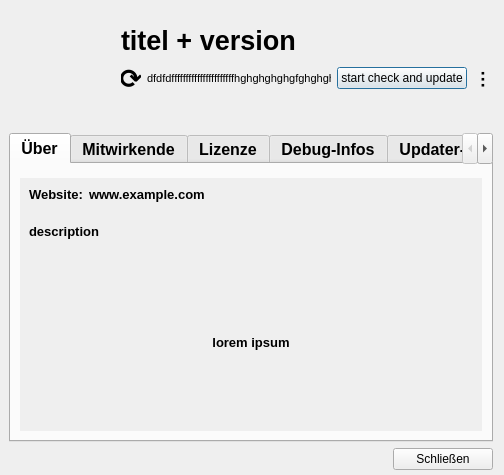
<?xml version="1.0" encoding="UTF-8"?>
<ui version="4.0">
 <class>DialogUeber</class>
 <widget class="QDialog" name="DialogUeber">
  <property name="geometry">
   <rect>
    <x>0</x>
    <y>0</y>
    <width>504</width>
    <height>475</height>
   </rect>
  </property>
  <property name="minimumSize">
   <size>
    <width>400</width>
    <height>250</height>
   </size>
  </property>
  <property name="maximumSize">
   <size>
    <width>9999</width>
    <height>9999</height>
   </size>
  </property>
  <property name="windowTitle">
   <string/>
  </property>
  <property name="styleSheet">
   <string notr="true">/*QDialog{
background-color: qlineargradient(spread:pad, x1:0, y1:0, x2:1, y2:0.523, stop:0 rgba(134, 255, 242, 255), stop:0.803822 rgba(255, 255, 255, 255));
}*/</string>
  </property>
  <layout class="QGridLayout" name="gridLayout_5">
   <property name="leftMargin">
    <number>9</number>
   </property>
   <property name="bottomMargin">
    <number>5</number>
   </property>
   <item row="1" column="0" colspan="2">
    <layout class="QHBoxLayout" name="horizontalLayout_4">
     <item>
      <layout class="QVBoxLayout" name="verticalLayout_5">
       <item>
        <spacer name="verticalSpacer_10">
         <property name="orientation">
          <enum>Qt::Orientation::Vertical</enum>
         </property>
         <property name="sizeType">
          <enum>QSizePolicy::Policy::Preferred</enum>
         </property>
         <property name="sizeHint" stdset="0">
          <size>
           <width>0</width>
           <height>0</height>
          </size>
         </property>
        </spacer>
       </item>
       <item>
        <widget class="QLabel" name="label_icon">
         <property name="sizePolicy">
          <sizepolicy hsizetype="Fixed" vsizetype="Fixed">
           <horstretch>0</horstretch>
           <verstretch>0</verstretch>
          </sizepolicy>
         </property>
         <property name="minimumSize">
          <size>
           <width>96</width>
           <height>96</height>
          </size>
         </property>
         <property name="text">
          <string/>
         </property>
         <property name="scaledContents">
          <bool>true</bool>
         </property>
         <property name="alignment">
          <set>Qt::AlignmentFlag::AlignCenter</set>
         </property>
        </widget>
       </item>
       <item>
        <spacer name="verticalSpacer_12">
         <property name="orientation">
          <enum>Qt::Orientation::Vertical</enum>
         </property>
         <property name="sizeType">
          <enum>QSizePolicy::Policy::Preferred</enum>
         </property>
         <property name="sizeHint" stdset="0">
          <size>
           <width>20</width>
           <height>0</height>
          </size>
         </property>
        </spacer>
       </item>
      </layout>
     </item>
     <item>
      <spacer name="horizontalSpacer_6">
       <property name="orientation">
        <enum>Qt::Orientation::Horizontal</enum>
       </property>
       <property name="sizeType">
        <enum>QSizePolicy::Policy::Fixed</enum>
       </property>
       <property name="sizeHint" stdset="0">
        <size>
         <width>10</width>
         <height>20</height>
        </size>
       </property>
      </spacer>
     </item>
     <item>
      <layout class="QVBoxLayout" name="verticalLayout">
       <item>
        <spacer name="verticalSpacer_11">
         <property name="orientation">
          <enum>Qt::Orientation::Vertical</enum>
         </property>
         <property name="sizeType">
          <enum>QSizePolicy::Policy::Preferred</enum>
         </property>
         <property name="sizeHint" stdset="0">
          <size>
           <width>20</width>
           <height>0</height>
          </size>
         </property>
        </spacer>
       </item>
       <item>
        <widget class="QLabel" name="labelTitel">
         <property name="sizePolicy">
          <sizepolicy hsizetype="Preferred" vsizetype="Fixed">
           <horstretch>0</horstretch>
           <verstretch>0</verstretch>
          </sizepolicy>
         </property>
         <property name="font">
          <font>
           <pointsize>20</pointsize>
           <bold>true</bold>
          </font>
         </property>
         <property name="text">
          <string>titel + version</string>
         </property>
        </widget>
       </item>
       <item>
        <layout class="QHBoxLayout" name="horizontalLayout">
         <item>
          <widget class="QLabel" name="labelIi">
           <property name="sizePolicy">
            <sizepolicy hsizetype="Preferred" vsizetype="Preferred">
             <horstretch>0</horstretch>
             <verstretch>0</verstretch>
            </sizepolicy>
           </property>
           <property name="minimumSize">
            <size>
             <width>0</width>
             <height>0</height>
            </size>
           </property>
           <property name="maximumSize">
            <size>
             <width>20</width>
             <height>20</height>
            </size>
           </property>
           <property name="font">
            <font>
             <pointsize>20</pointsize>
             <bold>true</bold>
            </font>
           </property>
           <property name="text">
            <string>⟳</string>
           </property>
           <property name="scaledContents">
            <bool>false</bool>
           </property>
           <property name="alignment">
            <set>Qt::AlignmentFlag::AlignCenter</set>
           </property>
          </widget>
         </item>
         <item>
          <widget class="QLabel" name="labelUpdateStatus">
           <property name="sizePolicy">
            <sizepolicy hsizetype="Preferred" vsizetype="Preferred">
             <horstretch>0</horstretch>
             <verstretch>0</verstretch>
            </sizepolicy>
           </property>
           <property name="minimumSize">
            <size>
             <width>0</width>
             <height>0</height>
            </size>
           </property>
           <property name="font">
            <font>
             <pointsize>8</pointsize>
             <bold>false</bold>
            </font>
           </property>
           <property name="text">
            <string>dfdfdffffffffffffffffffffffhghghghghgfghghghghhgh</string>
           </property>
           <property name="wordWrap">
            <bool>true</bool>
           </property>
          </widget>
         </item>
         <item>
          <widget class="QPushButton" name="pushButtonUpdaterButton">
           <property name="sizePolicy">
            <sizepolicy hsizetype="Maximum" vsizetype="Fixed">
             <horstretch>0</horstretch>
             <verstretch>0</verstretch>
            </sizepolicy>
           </property>
           <property name="font">
            <font>
             <pointsize>9</pointsize>
            </font>
           </property>
           <property name="styleSheet">
            <string notr="true"/>
           </property>
           <property name="text">
            <string>start check and update</string>
           </property>
          </widget>
         </item>
         <item>
          <widget class="QPushButton" name="pushButtonMenueAutoUpdate">
           <property name="sizePolicy">
            <sizepolicy hsizetype="Fixed" vsizetype="Fixed">
             <horstretch>0</horstretch>
             <verstretch>0</verstretch>
            </sizepolicy>
           </property>
           <property name="minimumSize">
            <size>
             <width>20</width>
             <height>0</height>
            </size>
           </property>
           <property name="font">
            <font>
             <pointsize>16</pointsize>
             <bold>true</bold>
            </font>
           </property>
           <property name="styleSheet">
            <string notr="true">QPushButton {
    border: none;                  /* keine Umrandung */
    background-color: transparent; /* standardmäßig unsichtbar */
}

QPushButton:hover {
    background-color: palette(button);     /* hellblau beim Hover */
}</string>
           </property>
           <property name="text">
            <string>⫶</string>
           </property>
           <property name="flat">
            <bool>false</bool>
           </property>
          </widget>
         </item>
         <item>
          <spacer name="horizontalSpacer">
           <property name="orientation">
            <enum>Qt::Orientation::Horizontal</enum>
           </property>
           <property name="sizeType">
            <enum>QSizePolicy::Policy::Preferred</enum>
           </property>
           <property name="sizeHint" stdset="0">
            <size>
             <width>0</width>
             <height>20</height>
            </size>
           </property>
          </spacer>
         </item>
         <item>
          <spacer name="horizontalSpacer_5">
           <property name="orientation">
            <enum>Qt::Orientation::Horizontal</enum>
           </property>
           <property name="sizeType">
            <enum>QSizePolicy::Policy::Preferred</enum>
           </property>
           <property name="sizeHint" stdset="0">
            <size>
             <width>0</width>
             <height>20</height>
            </size>
           </property>
          </spacer>
         </item>
         <item>
          <spacer name="horizontalSpacer_3">
           <property name="orientation">
            <enum>Qt::Orientation::Horizontal</enum>
           </property>
           <property name="sizeType">
            <enum>QSizePolicy::Policy::Preferred</enum>
           </property>
           <property name="sizeHint" stdset="0">
            <size>
             <width>0</width>
             <height>20</height>
            </size>
           </property>
          </spacer>
         </item>
        </layout>
       </item>
       <item>
        <spacer name="horizontalSpacer_4">
         <property name="orientation">
          <enum>Qt::Orientation::Horizontal</enum>
         </property>
         <property name="sizeHint" stdset="0">
          <size>
           <width>40</width>
           <height>20</height>
          </size>
         </property>
        </spacer>
       </item>
       <item>
        <spacer name="verticalSpacer_5">
         <property name="orientation">
          <enum>Qt::Orientation::Vertical</enum>
         </property>
         <property name="sizeType">
          <enum>QSizePolicy::Policy::Preferred</enum>
         </property>
         <property name="sizeHint" stdset="0">
          <size>
           <width>20</width>
           <height>0</height>
          </size>
         </property>
        </spacer>
       </item>
      </layout>
     </item>
    </layout>
   </item>
   <item row="3" column="0" colspan="2">
    <widget class="QTabWidget" name="tabWidget">
     <property name="font">
      <font>
       <pointsize>12</pointsize>
       <bold>true</bold>
      </font>
     </property>
     <property name="styleSheet">
      <string notr="true"/>
     </property>
     <property name="currentIndex">
      <number>0</number>
     </property>
     <widget class="QWidget" name="tab_ueberhh">
      <attribute name="title">
       <string>Über</string>
      </attribute>
      <layout class="QGridLayout" name="gridLayout_6">
       <item row="1" column="0">
        <widget class="QScrollArea" name="scrollArea_2">
         <property name="styleSheet">
          <string notr="true"/>
         </property>
         <property name="frameShape">
          <enum>QFrame::Shape::NoFrame</enum>
         </property>
         <property name="lineWidth">
          <number>0</number>
         </property>
         <property name="widgetResizable">
          <bool>true</bool>
         </property>
         <widget class="QWidget" name="scrollAreaWidgetContents_2">
          <property name="geometry">
           <rect>
            <x>0</x>
            <y>0</y>
            <width>450</width>
            <height>240</height>
           </rect>
          </property>
          <property name="styleSheet">
           <string notr="true"/>
          </property>
          <layout class="QGridLayout" name="gridLayout_7">
           <property name="leftMargin">
            <number>0</number>
           </property>
           <property name="topMargin">
            <number>0</number>
           </property>
           <property name="rightMargin">
            <number>0</number>
           </property>
           <property name="bottomMargin">
            <number>0</number>
           </property>
           <item row="0" column="0">
            <widget class="QFrame" name="frameueberborder1">
             <property name="minimumSize">
              <size>
               <width>400</width>
               <height>240</height>
              </size>
             </property>
             <property name="styleSheet">
              <string notr="true"/>
             </property>
             <layout class="QFormLayout" name="formLayout_2">
              <property name="bottomMargin">
               <number>0</number>
              </property>
              <item row="3" column="0" colspan="2">
               <spacer name="verticalSpacer_9">
                <property name="orientation">
                 <enum>Qt::Orientation::Vertical</enum>
                </property>
                <property name="sizeHint" stdset="0">
                 <size>
                  <width>20</width>
                  <height>0</height>
                 </size>
                </property>
               </spacer>
              </item>
              <item row="2" column="0" colspan="2">
               <widget class="QLabel" name="label_description">
                <property name="font">
                 <font>
                  <pointsize>10</pointsize>
                 </font>
                </property>
                <property name="text">
                 <string>&lt;html&gt;&lt;head/&gt;&lt;body&gt;&lt;p&gt;&lt;span style=&quot; font-weight:700;&quot;&gt;description&lt;/span&gt;&lt;/p&gt;&lt;p&gt;&lt;br/&gt;&lt;/p&gt;&lt;p&gt;&lt;br/&gt;&lt;/p&gt;&lt;p align=&quot;center&quot;&gt;lorem ipsum&lt;/p&gt;&lt;/body&gt;&lt;/html&gt;</string>
                </property>
               </widget>
              </item>
              <item row="1" column="0" colspan="2">
               <spacer name="verticalSpacer_website">
                <property name="orientation">
                 <enum>Qt::Orientation::Vertical</enum>
                </property>
                <property name="sizeType">
                 <enum>QSizePolicy::Policy::Fixed</enum>
                </property>
                <property name="sizeHint" stdset="0">
                 <size>
                  <width>20</width>
                  <height>10</height>
                 </size>
                </property>
               </spacer>
              </item>
              <item row="0" column="1">
               <widget class="QLabel" name="label_website_value">
                <property name="font">
                 <font>
                  <pointsize>10</pointsize>
                 </font>
                </property>
                <property name="styleSheet">
                 <string notr="true"/>
                </property>
                <property name="text">
                 <string>www.example.com</string>
                </property>
                <property name="openExternalLinks">
                 <bool>true</bool>
                </property>
               </widget>
              </item>
              <item row="0" column="0">
               <widget class="QLabel" name="label_website">
                <property name="font">
                 <font>
                  <pointsize>10</pointsize>
                  <bold>true</bold>
                 </font>
                </property>
                <property name="text">
                 <string>Website:</string>
                </property>
               </widget>
              </item>
             </layout>
            </widget>
           </item>
          </layout>
         </widget>
        </widget>
       </item>
       <item row="0" column="0">
        <spacer name="verticalSpacer_3">
         <property name="orientation">
          <enum>Qt::Orientation::Vertical</enum>
         </property>
         <property name="sizeType">
          <enum>QSizePolicy::Policy::Fixed</enum>
         </property>
         <property name="sizeHint" stdset="0">
          <size>
           <width>20</width>
           <height>5</height>
          </size>
         </property>
        </spacer>
       </item>
      </layout>
     </widget>
     <widget class="QWidget" name="tab_mitwirkende">
      <attribute name="title">
       <string>Mitwirkende</string>
      </attribute>
      <layout class="QVBoxLayout" name="verticalLayout_3">
       <item>
        <widget class="QScrollArea" name="scrollArea">
         <property name="widgetResizable">
          <bool>true</bool>
         </property>
         <widget class="QWidget" name="scrollAreaWidgetContents">
          <property name="geometry">
           <rect>
            <x>0</x>
            <y>0</y>
            <width>462</width>
            <height>222</height>
           </rect>
          </property>
          <layout class="QGridLayout" name="gridLayout">
           <item row="0" column="0">
            <spacer name="verticalSpacer_8">
             <property name="orientation">
              <enum>Qt::Orientation::Vertical</enum>
             </property>
             <property name="sizeType">
              <enum>QSizePolicy::Policy::Fixed</enum>
             </property>
             <property name="sizeHint" stdset="0">
              <size>
               <width>20</width>
               <height>8</height>
              </size>
             </property>
            </spacer>
           </item>
           <item row="1" column="0">
            <widget class="QLabel" name="label_8">
             <property name="font">
              <font>
               <pointsize>10</pointsize>
              </font>
             </property>
             <property name="text">
              <string>o   Markus</string>
             </property>
            </widget>
           </item>
           <item row="2" column="0">
            <widget class="QLabel" name="label_9">
             <property name="font">
              <font>
               <pointsize>10</pointsize>
              </font>
             </property>
             <property name="text">
              <string>Weitere Infos unter Github contributors</string>
             </property>
            </widget>
           </item>
          </layout>
         </widget>
        </widget>
       </item>
      </layout>
     </widget>
     <widget class="QWidget" name="tab_licence">
      <attribute name="title">
       <string>Lizenze</string>
      </attribute>
      <layout class="QVBoxLayout" name="verticalLayout_2">
       <item>
        <widget class="QTextEdit" name="textEdit_licence">
         <property name="readOnly">
          <bool>true</bool>
         </property>
         <property name="html">
          <string>&lt;!DOCTYPE HTML PUBLIC &quot;-//W3C//DTD HTML 4.0//EN&quot; &quot;http://www.w3.org/TR/REC-html40/strict.dtd&quot;&gt;
&lt;html&gt;&lt;head&gt;&lt;meta name=&quot;qrichtext&quot; content=&quot;1&quot; /&gt;&lt;meta charset=&quot;utf-8&quot; /&gt;&lt;style type=&quot;text/css&quot;&gt;
p, li { white-space: pre-wrap; }
hr { height: 1px; border-width: 0; }
li.unchecked::marker { content: &quot;\2610&quot;; }
li.checked::marker { content: &quot;\2612&quot;; }
&lt;/style&gt;&lt;/head&gt;&lt;body style=&quot; font-family:'Segoe UI'; font-size:9pt; font-weight:400; font-style:normal;&quot;&gt;
&lt;p style=&quot;-qt-paragraph-type:empty; margin-top:0px; margin-bottom:0px; margin-left:0px; margin-right:0px; -qt-block-indent:0; text-indent:0px;&quot;&gt;&lt;br /&gt;&lt;/p&gt;&lt;/body&gt;&lt;/html&gt;</string>
         </property>
        </widget>
       </item>
      </layout>
     </widget>
     <widget class="QWidget" name="tab_debug_info">
      <attribute name="title">
       <string>Debug-Infos</string>
      </attribute>
      <layout class="QGridLayout" name="gridLayout_2">
       <property name="bottomMargin">
        <number>5</number>
       </property>
       <item row="0" column="0" colspan="2">
        <spacer name="verticalSpacer_6">
         <property name="orientation">
          <enum>Qt::Orientation::Vertical</enum>
         </property>
         <property name="sizeType">
          <enum>QSizePolicy::Policy::Fixed</enum>
         </property>
         <property name="sizeHint" stdset="0">
          <size>
           <width>20</width>
           <height>5</height>
          </size>
         </property>
        </spacer>
       </item>
       <item row="1" column="0" colspan="2">
        <widget class="QFrame" name="framedebrounder">
         <property name="minimumSize">
          <size>
           <width>0</width>
           <height>10</height>
          </size>
         </property>
         <property name="styleSheet">
          <string notr="true"/>
         </property>
         <property name="frameShape">
          <enum>QFrame::Shape::StyledPanel</enum>
         </property>
         <property name="frameShadow">
          <enum>QFrame::Shadow::Raised</enum>
         </property>
         <layout class="QGridLayout" name="gridLayout_4">
          <property name="bottomMargin">
           <number>0</number>
          </property>
          <item row="3" column="0" colspan="2">
           <layout class="QHBoxLayout" name="horizontalLayout_3">
            <property name="spacing">
             <number>0</number>
            </property>
            <item>
             <widget class="QLabel" name="label_5issuetext">
              <property name="sizePolicy">
               <sizepolicy hsizetype="Fixed" vsizetype="Preferred">
                <horstretch>0</horstretch>
                <verstretch>0</verstretch>
               </sizepolicy>
              </property>
              <property name="font">
               <font>
                <pointsize>11</pointsize>
                <bold>true</bold>
               </font>
              </property>
              <property name="text">
               <string>Melden sie Fehler </string>
              </property>
             </widget>
            </item>
            <item>
             <widget class="QLabel" name="label_issue_website">
              <property name="sizePolicy">
               <sizepolicy hsizetype="Fixed" vsizetype="Preferred">
                <horstretch>0</horstretch>
                <verstretch>0</verstretch>
               </sizepolicy>
              </property>
              <property name="font">
               <font>
                <pointsize>11</pointsize>
                <bold>true</bold>
               </font>
              </property>
              <property name="styleSheet">
               <string notr="true">color: rgb(0, 171, 255);</string>
              </property>
              <property name="text">
               <string>hier</string>
              </property>
              <property name="openExternalLinks">
               <bool>true</bool>
              </property>
             </widget>
            </item>
            <item>
             <widget class="QLabel" name="label_4issue2">
              <property name="font">
               <font>
                <pointsize>11</pointsize>
               </font>
              </property>
              <property name="text">
               <string>!</string>
              </property>
             </widget>
            </item>
           </layout>
          </item>
          <item row="1" column="0">
           <layout class="QGridLayout" name="gridLayout_3">
            <item row="0" column="0">
             <widget class="Line" name="lineItemDebLine">
              <property name="styleSheet">
               <string notr="true"/>
              </property>
              <property name="lineWidth">
               <number>1</number>
              </property>
              <property name="midLineWidth">
               <number>1</number>
              </property>
              <property name="orientation">
               <enum>Qt::Orientation::Vertical</enum>
              </property>
             </widget>
            </item>
           </layout>
          </item>
          <item row="2" column="0" colspan="2">
           <spacer name="verticalSpacer_2">
            <property name="orientation">
             <enum>Qt::Orientation::Vertical</enum>
            </property>
            <property name="sizeType">
             <enum>QSizePolicy::Policy::Fixed</enum>
            </property>
            <property name="sizeHint" stdset="0">
             <size>
              <width>20</width>
              <height>20</height>
             </size>
            </property>
           </spacer>
          </item>
          <item row="0" column="1">
           <widget class="QLabel" name="label_version">
            <property name="sizePolicy">
             <sizepolicy hsizetype="Expanding" vsizetype="Preferred">
              <horstretch>0</horstretch>
              <verstretch>0</verstretch>
             </sizepolicy>
            </property>
            <property name="font">
             <font>
              <pointsize>11</pointsize>
              <bold>true</bold>
             </font>
            </property>
            <property name="text">
             <string>-</string>
            </property>
           </widget>
          </item>
          <item row="4" column="0" colspan="2">
           <spacer name="verticalSpacer_7">
            <property name="orientation">
             <enum>Qt::Orientation::Vertical</enum>
            </property>
            <property name="sizeHint" stdset="0">
             <size>
              <width>20</width>
              <height>0</height>
             </size>
            </property>
           </spacer>
          </item>
          <item row="0" column="0">
           <widget class="QLabel" name="label_2">
            <property name="font">
             <font>
              <pointsize>11</pointsize>
              <bold>true</bold>
             </font>
            </property>
            <property name="text">
             <string>Version:</string>
            </property>
           </widget>
          </item>
          <item row="1" column="1">
           <layout class="QFormLayout" name="formLayout">
            <item row="0" column="0">
             <widget class="QLabel" name="label_3">
              <property name="sizePolicy">
               <sizepolicy hsizetype="Preferred" vsizetype="Fixed">
                <horstretch>0</horstretch>
                <verstretch>0</verstretch>
               </sizepolicy>
              </property>
              <property name="font">
               <font>
                <pointsize>10</pointsize>
               </font>
              </property>
              <property name="text">
               <string>Release Date:</string>
              </property>
             </widget>
            </item>
            <item row="0" column="1">
             <widget class="QLabel" name="label_compile_date">
              <property name="font">
               <font>
                <pointsize>10</pointsize>
               </font>
              </property>
              <property name="text">
               <string>-</string>
              </property>
             </widget>
            </item>
            <item row="1" column="0">
             <widget class="QLabel" name="label_6">
              <property name="sizePolicy">
               <sizepolicy hsizetype="Preferred" vsizetype="Fixed">
                <horstretch>0</horstretch>
                <verstretch>0</verstretch>
               </sizepolicy>
              </property>
              <property name="font">
               <font>
                <pointsize>10</pointsize>
               </font>
              </property>
              <property name="text">
               <string>Qt-Version:</string>
              </property>
             </widget>
            </item>
            <item row="1" column="1">
             <widget class="QLabel" name="label_qt_version">
              <property name="font">
               <font>
                <pointsize>10</pointsize>
               </font>
              </property>
              <property name="frameShadow">
               <enum>QFrame::Shadow::Plain</enum>
              </property>
              <property name="text">
               <string>-</string>
              </property>
             </widget>
            </item>
            <item row="2" column="0">
             <widget class="QLabel" name="label_7">
              <property name="sizePolicy">
               <sizepolicy hsizetype="Preferred" vsizetype="Fixed">
                <horstretch>0</horstretch>
                <verstretch>0</verstretch>
               </sizepolicy>
              </property>
              <property name="font">
               <font>
                <pointsize>10</pointsize>
               </font>
              </property>
              <property name="text">
               <string>Architektur:</string>
              </property>
             </widget>
            </item>
            <item row="2" column="1">
             <widget class="QLabel" name="label_arch">
              <property name="font">
               <font>
                <pointsize>10</pointsize>
               </font>
              </property>
              <property name="text">
               <string>-</string>
              </property>
             </widget>
            </item>
            <item row="3" column="0">
             <widget class="QLabel" name="label_12">
              <property name="font">
               <font>
                <pointsize>10</pointsize>
               </font>
              </property>
              <property name="text">
               <string>OS:</string>
              </property>
             </widget>
            </item>
            <item row="3" column="1">
             <widget class="QLabel" name="label_os">
              <property name="font">
               <font>
                <pointsize>10</pointsize>
               </font>
              </property>
              <property name="text">
               <string>-</string>
              </property>
             </widget>
            </item>
           </layout>
          </item>
         </layout>
        </widget>
       </item>
      </layout>
     </widget>
     <widget class="QWidget" name="tab_update_error">
      <attribute name="title">
       <string>Updater-Log</string>
      </attribute>
      <layout class="QVBoxLayout" name="verticalLayout_4">
       <item>
        <widget class="QPlainTextEdit" name="plainTextEdit_updaer_error_log">
         <property name="readOnly">
          <bool>true</bool>
         </property>
        </widget>
       </item>
      </layout>
     </widget>
    </widget>
   </item>
   <item row="0" column="0" colspan="2">
    <spacer name="verticalSpacer_4">
     <property name="orientation">
      <enum>Qt::Orientation::Vertical</enum>
     </property>
     <property name="sizeType">
      <enum>QSizePolicy::Policy::Fixed</enum>
     </property>
     <property name="sizeHint" stdset="0">
      <size>
       <width>20</width>
       <height>10</height>
      </size>
     </property>
    </spacer>
   </item>
   <item row="4" column="0" colspan="2">
    <layout class="QHBoxLayout" name="horizontalLayout_2">
     <property name="spacing">
      <number>0</number>
     </property>
     <item>
      <spacer name="horizontalSpacer_2">
       <property name="orientation">
        <enum>Qt::Orientation::Horizontal</enum>
       </property>
       <property name="sizeHint" stdset="0">
        <size>
         <width>40</width>
         <height>20</height>
        </size>
       </property>
      </spacer>
     </item>
     <item>
      <widget class="QPushButton" name="pushButtonClose">
       <property name="minimumSize">
        <size>
         <width>100</width>
         <height>0</height>
        </size>
       </property>
       <property name="font">
        <font>
         <pointsize>9</pointsize>
        </font>
       </property>
       <property name="text">
        <string>Schließen</string>
       </property>
      </widget>
     </item>
    </layout>
   </item>
   <item row="2" column="0" colspan="2">
    <spacer name="verticalSpacer">
     <property name="orientation">
      <enum>Qt::Orientation::Vertical</enum>
     </property>
     <property name="sizeType">
      <enum>QSizePolicy::Policy::Fixed</enum>
     </property>
     <property name="sizeHint" stdset="0">
      <size>
       <width>20</width>
       <height>10</height>
      </size>
     </property>
    </spacer>
   </item>
  </layout>
 </widget>
 <resources/>
 <connections/>
</ui>
